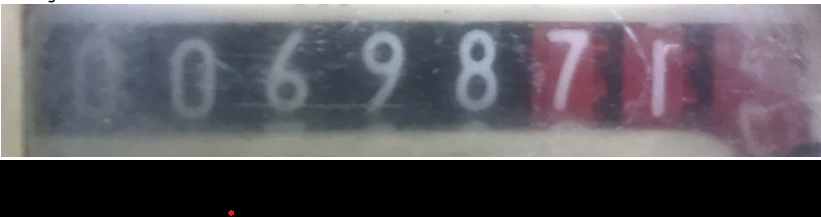
#> input picture water_meter.png, 821 x 217 px
$ python watermeter.py
#> lines starting #> are read from the running program, lines starting #| are printed output that depends on the picture; after the words box and inside, x2 and y2 are one past the last pixel; in counts of white or black regions, pixels touching at a corner belong together
import cv2
import pytesseract
pytesseract.pytesseract.tesseract_cmd = r'C:\Program Files\Tesseract-OCR\tesseract.exe'


img = cv2.imread("water_meter.png")
#> img is the input picture: shape (217, 821, 3); mean B, G, R 97.2, 91.2, 94


gray = cv2.cvtColor(img, cv2.COLOR_BGR2GRAY)
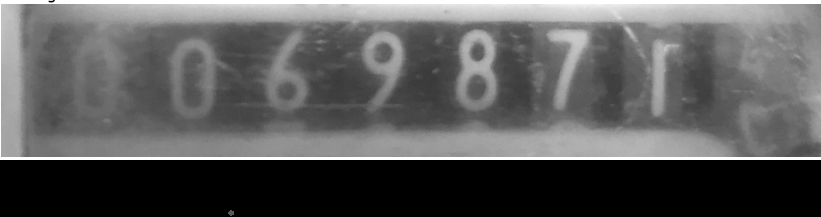
#> gray: shape (217, 821); min 0, max 255, mean 92.7


thresh = cv2.adaptiveThreshold(gray, 255, cv2.ADAPTIVE_THRESH_MEAN_C, cv2.THRESH_BINARY, 11, 2)
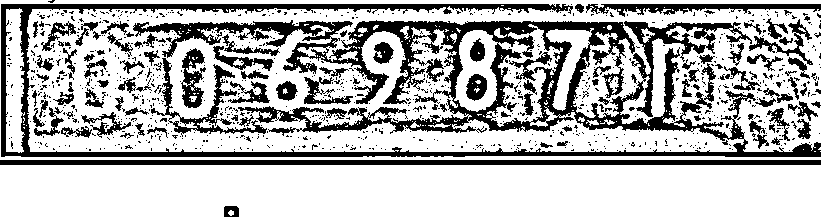
#> thresh: shape (217, 821); 70.7% white; 959 black regions (849 under 20 px)


contours, hierarchy = cv2.findContours(thresh, cv2.RETR_EXTERNAL, cv2.CHAIN_APPROX_SIMPLE)
#> contours = 26 contours, 23 with area under 20; largest, box (x1, y1, x2, y2) and area: (0, 0, 821, 160) 115499, (0, 165, 821, 217) 41650, (6, 8, 25, 153) 2084


largest_contour = max(contours, key=cv2.contourArea)
#> largest_contour = contour of 1117 points, box (x1, y1, x2, y2) (0, 0, 821, 160), area 115499


x, y, w, h = cv2.boundingRect(largest_contour)
#> x = 0; y = 0; w = 821; h = 160
roi = img[y:y+h, x:x+w]
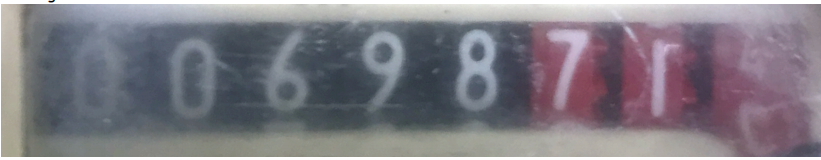
#> roi: shape (160, 821, 3); mean B, G, R 131.8, 123.7, 127.5


#> (the run stopped early here; a loop or call above may not have finished)
